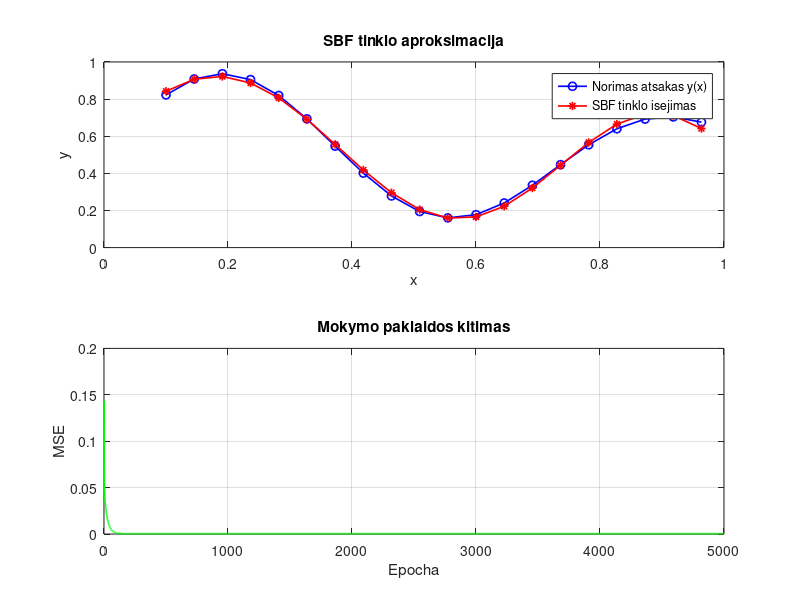

Write the MATLAB code that produced this figure.
%% IS Lab3 - SBF (RBF) tinklas: 1 ieejimas, 2 Gauso neuronai, tiesinis isejimas
% Mokomi tik w0, w1, w2 (perceptrono/LMS taisykle). Centrai ir spinduliai
% parenkami rankiniu budu ir nesikeicia mokymo metu.

clear all; close all; clc;

%% 1. Duomenys
x = 0.1:1/22:1;                                  % 20 tasku, [0.1 ; 1]
y = (1 + 0.6*sin(2*pi*x/0.7) + 0.3*sin(2*pi*x))/2;   % norimas atsakas

N = length(x);

%% 2. Rankiniu budu parinkti SBF parametrai (centrai ir spinduliai)
c1 = 0.18;   r1 = 0.25;
c2 = 0.90;   r2 = 0.20;

%% 3. Pradiniai (atsitiktiniai) isejimo neurono svoriai
w0 = 0.1;
w1 = -0.2;
w2 = 0.3;

eta    = 0.1;     % mokymo zingsnis
epochs = 5000;     % epochu skaicius

mse_history = zeros(1, epochs);

%% 4. Mokymo ciklas (LMS / perceptrono atnaujinimo taisykle)
for epoch = 1:epochs
    err_sum = 0;

    for i = 1:N
        xi = x(i);

        % Gauso baziniu funkciju reiksmes siam taskui
        F1 = exp(-(xi - c1)^2 / (2*r1^2));
        F2 = exp(-(xi - c2)^2 / (2*r2^2));

        % Tinklo isejimas (tiesinis neuronas)
        out = w0 + w1*F1 + w2*F2;

        % Klaida
        e = y(i) - out;

        % Svoriu atnaujinimas (kaip perceptrone/LMS: w += eta*e*ieejimas)
        w0 = w0 + eta * e * 1;   % w0 - poslinkis, "ieejimas" = 1
        w1 = w1 + eta * e * F1;
        w2 = w2 + eta * e * F2;

        err_sum = err_sum + e^2;
    end

    mse_history(epoch) = err_sum / N;
end

%% 5. Rezultatu ivertinimas
y_model = zeros(1, N);
for i = 1:N
    xi = x(i);
    F1 = exp(-(xi - c1)^2 / (2*r1^2));
    F2 = exp(-(xi - c2)^2 / (2*r2^2));
    y_model(i) = w0 + w1*F1 + w2*F2;
end

fprintf('Galutiniai svoriai: w0 = %.4f, w1 = %.4f, w2 = %.4f\n', w0, w1, w2);
fprintf('Galutine MSE: %.6f\n', mse_history(end));

%% 6. Grafikai
figure;
subplot(2,1,1);
plot(x, y, 'b-o', 'LineWidth', 1.2); hold on;
plot(x, y_model, 'r-*', 'LineWidth', 1.2);
xlabel('x'); ylabel('y');
legend('Norimas atsakas y(x)', 'SBF tinklo isejimas', 'Location', 'best');
title('SBF tinklo aproksimacija');
grid on;

subplot(2,1,2);
plot(1:epochs, mse_history, 'g-', 'LineWidth', 1.2);
xlabel('Epocha'); ylabel('MSE');
title('Mokymo paklaidos kitimas');
grid on;
